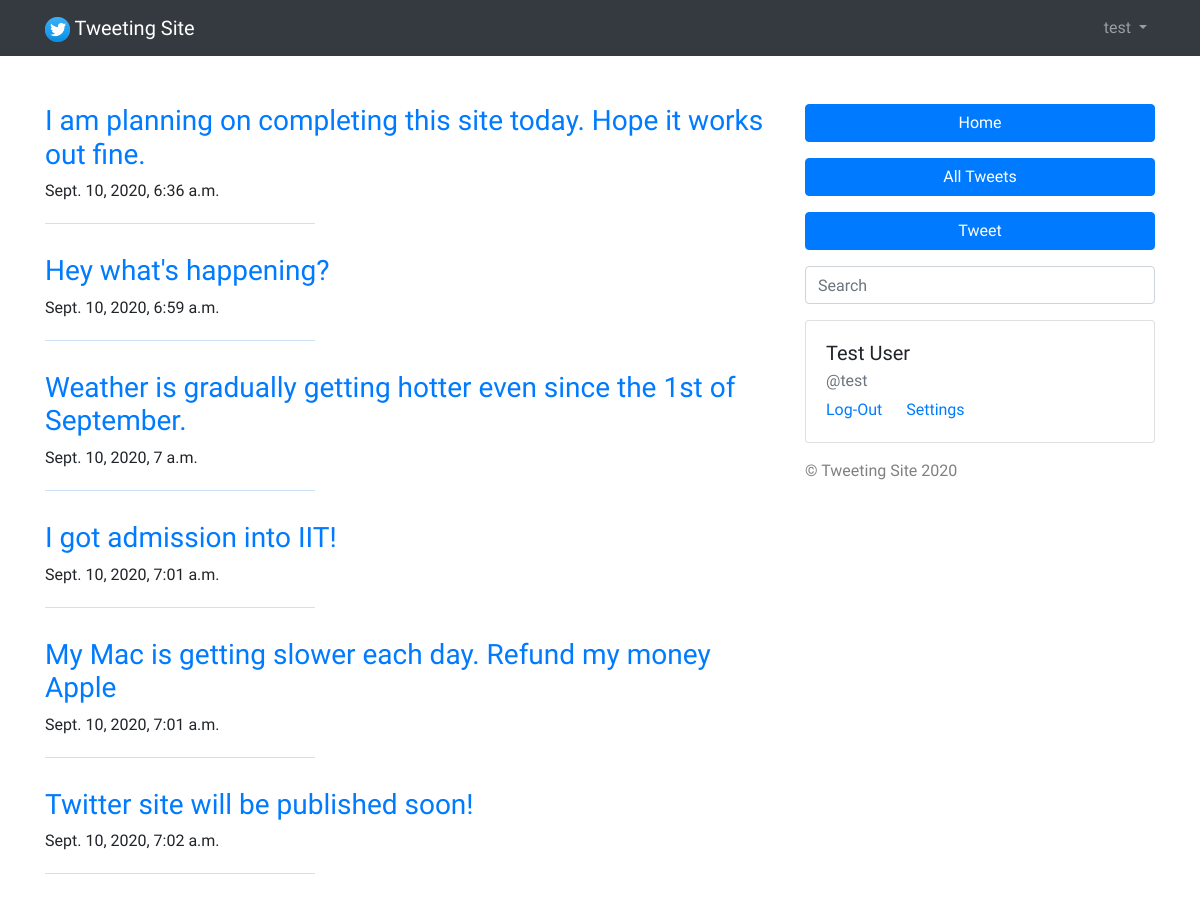
The app's page /feed/all_tweets/ (signed in), older data.
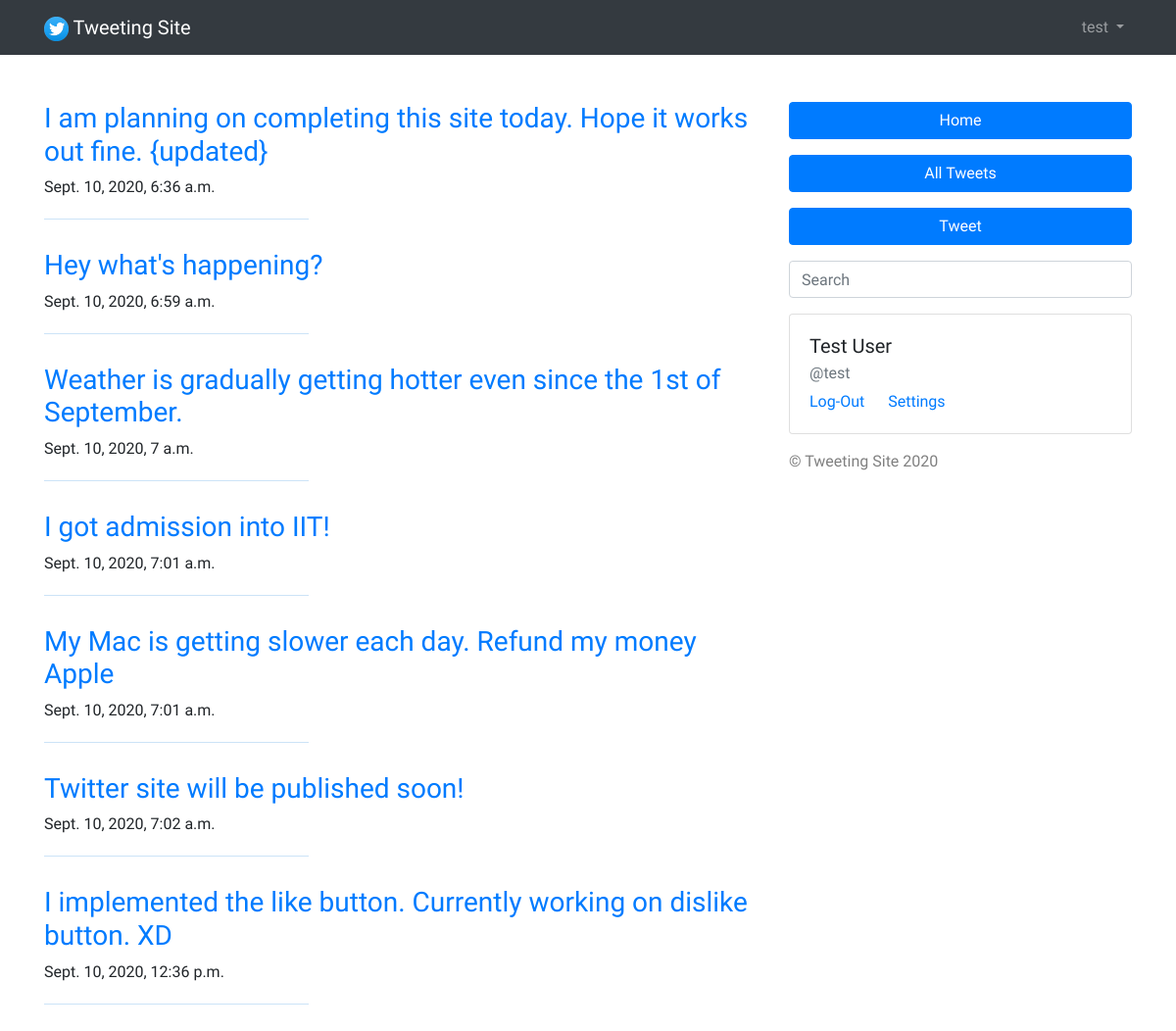
The same page, newer data.
### feed/models.py (models this page shows, shortened)
class Tweet(models.Model):
    body = models.TextField(max_length=255, null=False, blank=False)
    date_published = models.DateTimeField(auto_now_add=True, verbose_name='date published')
    date_updated = models.DateTimeField(auto_now=True, verbose_name='date updated')
    author = models.ForeignKey(settings.AUTH_USER_MODEL, on_delete=models.CASCADE)
    likes = models.ManyToManyField(settings.AUTH_USER_MODEL, related_name='tweets')
    slug = models.SlugField(blank=True, unique=True)

### feed/views.py (the view)
# urls.py: path('all_tweets/', all_tweets_view, name='all_tweets'),
def all_tweets_view(request):
    context = {}
    user = request.user
    if not user.is_authenticated:
        return redirect('login')
    tweets = Tweet.objects.filter(author=user)
    context['tweets'] = tweets
    return render(request, 'feed/all_tweets.html', context)

### feed/templates/feed/all_tweets.html (shortened to what this page needs)
{% extends 'base.html' %}
{% load static %}
{% block content %}
<div class="container">
    <div class="row">
        <div class="col-8">
            {% for item in tweets %}
                <a href="{% url 'tweet_detail' item.slug %}"><h3>{{item.body}}</h3></a>
                <p>{{item.date_published}}</p>
                <hr>
            {% endfor %}
        </div>
        <div class="col-4">
            {% include 'feed/sidebar.html' %}
        </div>
    </div>
</div>
{% endblock %}

Row changes from the older to the newer data that the page shows:
changed Tweet: body "I am planning on completing this site today. Hope it works out fine." → "I am planning on completing this site today. Hope it works out fine. {updated}"
added Tweet: body "I implemented the like button. Currently working on dislike button. XD", date_published "Sept. 10, 2020, 12:36 p.m."
